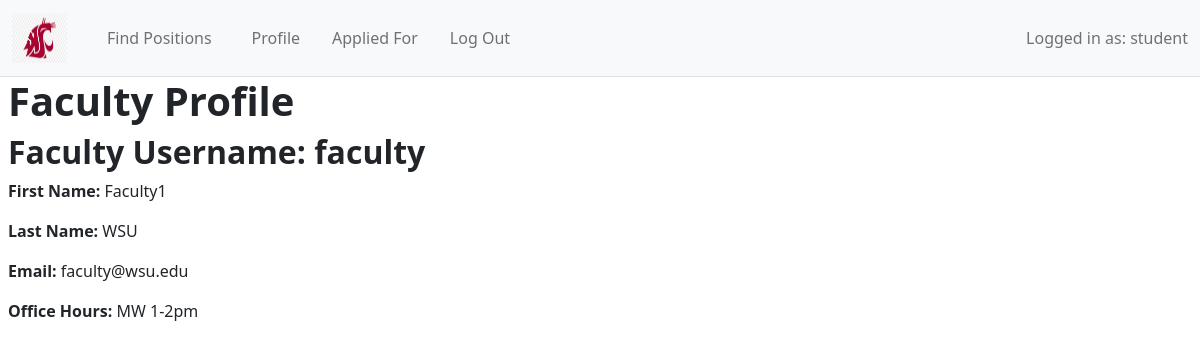
The page /display_profile/2/2 (signed in) on the database its author committed.
### app/Model/models.py (models this page shows, shortened)
class User(db.Model, UserMixin):
    __tablename__ = 'user'
    id = db.Column(db.Integer, primary_key=True) #id of user
    username = db.Column(db.String(64))
    firstname = db.Column(db.String(64))
    lastname = db.Column(db.String(64))
    email =  db.Column(db.String(120), unique = True)
    password_hash = db.Column(db.String(128))
    userType = db.Column(db.String(64))
    posts = db.relationship('Post', backref='writer', lazy = 'dynamic')
    __mapper_args__ = {
        'polymorphic_identity':'user',
        'polymorphic_on':userType
    }

class Faculty(User):
    __tablename__ = 'Faculty'
    id = db.Column(db.ForeignKey('user.id'), primary_key=True)
    officehours = db.Column(db.String(64))
    __mapper_args__ = {
        'polymorphic_identity':'Faculty'
    }

### app/Controller/routes.py (the view)
@bp_routes.route('/display_profile/<uid>/<aid>', methods = ['GET'])
@login_required
def display_profile(uid,aid):
    application = Application.query.all()
    userProfile = User.query.filter_by(id = uid).first()
    if int(aid) > 0: ##if not displaying application information, aid is assigned to -1
        application = Application.query.filter_by(id = aid).first()
    if userProfile.userType == "student":
        return render_template('studentDisplayProfile.html',title = 'Display Profile', student = userProfile, reference = application)
    if userProfile.userType == "Faculty":
        return render_template('facultyDisplayProfile.html',title = 'Display Profile', faculty = userProfile)
    return

### app/Model/models.py (called while the page is built)
@login.user_loader
def load_user(id):
    return User.query.get(int(id))

### app/View/templates/facultyDisplayProfile.html (shortened to what this page needs)
{% extends "base.html" %}
{% block content %}
    <h1> <b>Faculty Profile</b></h1>
    <h2> <b>Faculty Username: {{ faculty.username }}</b></h2>
    <p> <b> First Name: </b> {{faculty.firstname }} </p>
    <p> <b> Last Name: </b> {{faculty.lastname }} </p>
    <p> <b> Email: </b> {{faculty.email }} </p>
    <p> <b>Office Hours: </b> {{faculty.officehours}} </p>
{% endblock %}

### app/View/templates/base.html (shortened to what this page needs)
<html>
    <head>
        <link href="https://cdn.jsdelivr.net/npm/bootstrap@5.1.3/dist/css/bootstrap.min.css" rel="stylesheet">
        <link rel="stylesheet" href="{{ url_for('static', filename='css/css/main.css') }}">
     </head>
    <body>
        <nav class="navbar navbar-expand-lg navbar-light bg-light border-bottom">
            <div class="container-fluid">
                {% if current_user.is_anonymous %}
                <a class="navbar-brand" href="{{ url_for('auth.login') }}">
                {% else %}
                <a class="navbar-brand" href="{{ url_for('routes.index') }}">
                {% endif %}
                <img src="{{ url_for('static', filename='img/331-3317404_about-this-page-washington-state-university-mascot.png') }}" alt="" width="55" height="50" class="d-inline-block align-text-top">
              </a>
              <div class="collapse navbar-collapse" id="navbarSupportedContent">
                <ul class="navbar-nav me-auto mb-2 mb-lg-0">
                {% if current_user.is_anonymous %}
                {% else %}
                <li class="nav-item mx-3">
                    <a class="nav-link" aria-current="page" href="{{ url_for('routes.index') }}">Find Positions</a>
                </li>
                {% endif %}
                {% if current_user.is_anonymous %}
                    <li class="nav-item  mx-2">
                        <a class="nav-link" href="{{ url_for('auth.login') }}">Log in</a>
                    </li>
                {% else %}
                    {% if current_user.userType == "student" %}
                    <li class="nav-item  mx-2">
                        <a class="nav-link" href="{{ url_for('routes.display_profile', uid = current_user.id, aid = -1) }}">Profile</a>
                    </li>
                    {% endif %}
                    {% if current_user.userType == "student" %}
                          <li class="nav-item  mx-2">
                            <a class="nav-link" href="{{ url_for('routes.applicationStatus') }}">Applied For</a>
                        </li>
                    {% endif %}
                        <li class="nav-item  mx-2">
                            <a class="nav-link" href="{{ url_for('auth.logout') }}">Log Out</a>
                            </li>
                    </ul>
                {% endif %}
                {% if current_user.is_anonymous %}
                {% else %}
                    <span class= "navbar-text">
                        Logged in as: {{current_user.username}}
                    </span>
                {% endif %}
              </div>
            </div>
          </nav>
        <div class = 'ms-2'>{% block content %}{% endblock %}</div>
    </body>
</html>

### rows shown on the page
User: username "student"
User: username "faculty", firstname "Faculty1", lastname "WSU", email "faculty@wsu.edu"
Faculty: officehours "MW 1-2pm"
